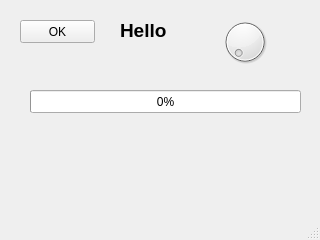
<?xml version="1.0" encoding="UTF-8"?>
<ui version="4.0">
 <class>MainWindow</class>
 <widget class="QMainWindow" name="MainWindow">
  <property name="geometry">
   <rect>
    <x>0</x>
    <y>0</y>
    <width>320</width>
    <height>240</height>
   </rect>
  </property>
  <property name="windowTitle">
   <string>Ex09-dialProgress</string>
  </property>
  <widget class="QWidget" name="centralwidget">
   <widget class="QPushButton" name="pushButton">
    <property name="geometry">
     <rect>
      <x>20</x>
      <y>20</y>
      <width>75</width>
      <height>23</height>
     </rect>
    </property>
    <property name="text">
     <string>OK</string>
    </property>
   </widget>
   <widget class="QLabel" name="label">
    <property name="geometry">
     <rect>
      <x>120</x>
      <y>10</y>
      <width>171</width>
      <height>41</height>
     </rect>
    </property>
    <property name="font">
     <font>
      <pointsize>14</pointsize>
      <weight>75</weight>
      <bold>true</bold>
     </font>
    </property>
    <property name="text">
     <string>Hello</string>
    </property>
   </widget>
   <widget class="QDial" name="dial">
    <property name="geometry">
     <rect>
      <x>220</x>
      <y>10</y>
      <width>50</width>
      <height>64</height>
     </rect>
    </property>
    <property name="tracking">
     <bool>true</bool>
    </property>
   </widget>
   <widget class="QProgressBar" name="progressBar">
    <property name="geometry">
     <rect>
      <x>30</x>
      <y>90</y>
      <width>271</width>
      <height>23</height>
     </rect>
    </property>
    <property name="value">
     <number>0</number>
    </property>
   </widget>
  </widget>
  <widget class="QMenuBar" name="menubar">
   <property name="geometry">
    <rect>
     <x>0</x>
     <y>0</y>
     <width>320</width>
     <height>21</height>
    </rect>
   </property>
  </widget>
  <widget class="QStatusBar" name="statusbar"/>
 </widget>
 <resources/>
 <connections/>
</ui>
